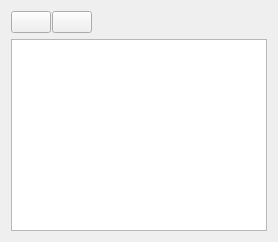
       <widget class="QWidget" name="tab">
        <attribute name="title">
         <string>Entities</string>
        </attribute>
        <layout class="QVBoxLayout" name="verticalLayout_3">
         <item>
          <layout class="QHBoxLayout" name="horizontalLayout_5">
           <property name="spacing">
            <number>1</number>
           </property>
           <item>
            <widget class="QPushButton" name="blocksCollapsePushButton">
             <property name="sizePolicy">
              <sizepolicy hsizetype="Fixed" vsizetype="Fixed">
               <horstretch>0</horstretch>
               <verstretch>0</verstretch>
              </sizepolicy>
             </property>
             <property name="toolTip">
              <string>Collapse all items</string>
             </property>
             <property name="icon">
              <iconset resource="dxf2gcode_images.qrc">
               <normaloff>:/images/collapse-all.png</normaloff>:/images/collapse-all.png</iconset>
             </property>
             <property name="iconSize">
              <size>
               <width>24</width>
               <height>24</height>
              </size>
             </property>
            </widget>
           </item>
           <item>
            <widget class="QPushButton" name="blocksExpandPushButton">
             <property name="sizePolicy">
              <sizepolicy hsizetype="Fixed" vsizetype="Fixed">
               <horstretch>0</horstretch>
               <verstretch>0</verstretch>
              </sizepolicy>
             </property>
             <property name="toolTip">
              <string>Expand all items</string>
             </property>
             <property name="icon">
              <iconset resource="dxf2gcode_images.qrc">
               <normaloff>:/images/expand-all.png</normaloff>:/images/expand-all.png</iconset>
             </property>
             <property name="iconSize">
              <size>
               <width>24</width>
               <height>24</height>
              </size>
             </property>
            </widget>
           </item>
           <item>
            <spacer name="horizontalSpacer_2">
             <property name="orientation">
              <enum>Qt::Horizontal</enum>
             </property>
             <property name="sizeHint" stdset="0">
              <size>
               <width>13</width>
               <height>20</height>
              </size>
             </property>
            </spacer>
           </item>
          </layout>
         </item>
         <item>
          <widget class="TreeView" name="entitiesTreeView">
           <property name="sizePolicy">
            <sizepolicy hsizetype="Preferred" vsizetype="Expanding">
             <horstretch>0</horstretch>
             <verstretch>0</verstretch>
            </sizepolicy>
           </property>
          </widget>
         </item>
        </layout>
       </widget>
